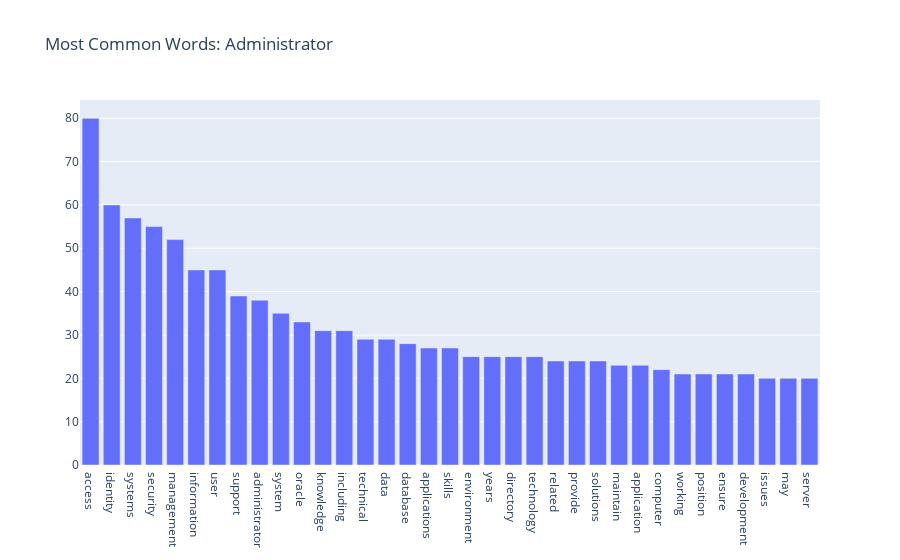
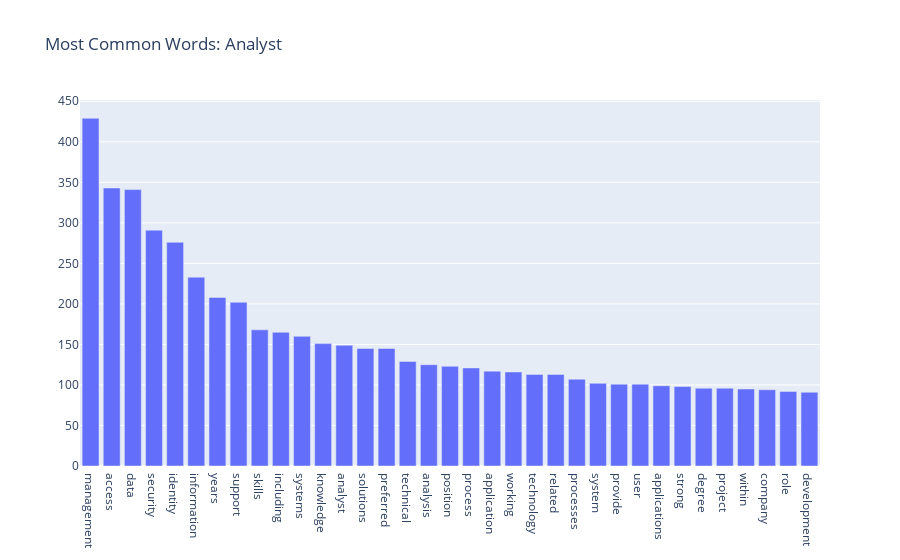
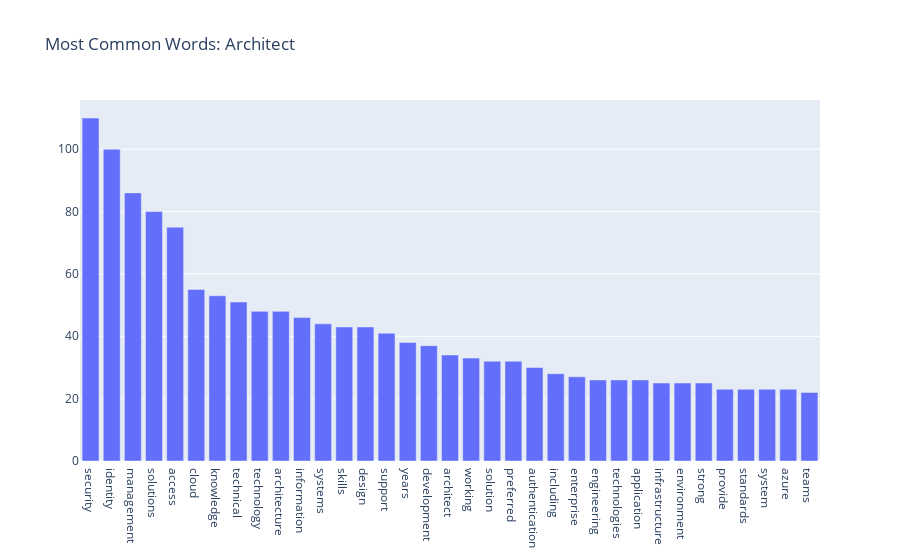
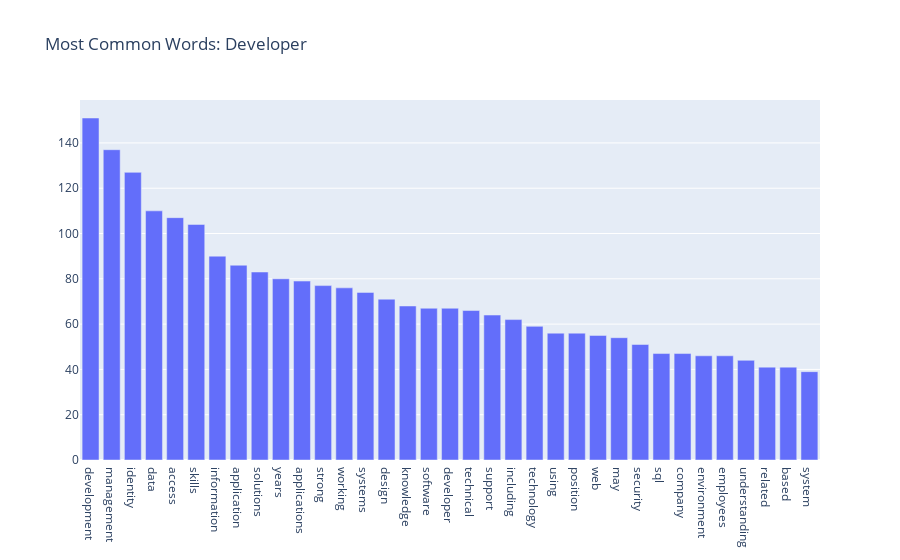

Source (notebook cell) for these figures, in order:
### Markdown cell above
## 3. Graph Frequent Words

### Code cell
# Admin
data = FreqDist(administrator_text_processed).most_common(35)
fig = go.Figure()
fig.add_trace(go.Bar(x= [data[i][0] for i in range(len(data))], y=[data[i][1] for i in range(len(data))]))
fig.update_layout(title = "Most Common Words: Administrator")
fig.show()

#Analyst
data = FreqDist(analyst_text_processed).most_common(35)
fig = go.Figure()
fig.add_trace(go.Bar(x= [data[i][0] for i in range(len(data))], y=[data[i][1] for i in range(len(data))]))
fig.update_layout(title = "Most Common Words: Analyst")
fig.show()

# Architect
data = FreqDist(architect_text_processed).most_common(35)
fig = go.Figure()
fig.add_trace(go.Bar(x= [data[i][0] for i in range(len(data))], y=[data[i][1] for i in range(len(data))]))
fig.update_layout(title = "Most Common Words: Architect")
fig.show()

data = FreqDist(developer_text_processed).most_common(35)
fig = go.Figure()
fig.add_trace(go.Bar(x= [data[i][0] for i in range(len(data))], y=[data[i][1] for i in range(len(data))]))
fig.update_layout(title = "Most Common Words: Developer")
fig.show()

data = FreqDist(engineer_text_processed).most_common(35)
fig = go.Figure()
fig.add_trace(go.Bar(x= [data[i][0] for i in range(len(data))], y=[data[i][1] for i in range(len(data))]))
fig.update_layout(title = "Most Common Words: Engineer")
fig.show()

data = FreqDist(leadership_text_processed).most_common(35)
fig = go.Figure()
fig.add_trace(go.Bar(x= [data[i][0] for i in range(len(data))], y=[data[i][1] for i in range(len(data))]))
fig.update_layout(title = "Most Common Words: Leadership")
fig.show()

data = FreqDist(manager_text_processed).most_common(35)
fig = go.Figure()
fig.add_trace(go.Bar(x= [data[i][0] for i in range(len(data))], y=[data[i][1] for i in range(len(data))]))
fig.update_layout(title = "Most Common Words: Manager")
fig.show()

data = FreqDist(specialist_text_processed).most_common(35)
fig = go.Figure()
fig.add_trace(go.Bar(x= [data[i][0] for i in range(len(data))], y=[data[i][1] for i in range(len(data))]))
fig.update_layout(title = "Most Common Words: Specialist")
fig.show()

### Figure 1 — Plotly figure (JSON) as saved in the notebook; plotly's stock layout.template omitted (floating-point values rounded to 4 significant figures)
{"data": [{"type": "bar", "x": ["access", "identity", "systems", "security", "management", "information", "user", "support", "administrator", "system", "oracle", "knowledge", "including", "technical", "data", "database", "applications", "skills", "environment", "years", "directory", "technology", "related", "provide", "solutions", "maintain", "application", "computer", "working", "position", "ensure", "development", "issues", "may", "server"], "y": [80, 60, 57, 55, 52, 45, 45, 39, 38, 35, 33, 31, 31, 29, 29, 28, 27, 27, 25, 25, 25, 25, 24, 24, 24, 23, 23, 22, 21, 21, 21, 21, 20, 20, 20]}], "layout": {"title": {"text": "Most Common Words: Administrator"}}}

### Figure 2 — Plotly figure (JSON) as saved in the notebook; plotly's stock layout.template omitted (floating-point values rounded to 4 significant figures)
{"data": [{"type": "bar", "x": ["management", "access", "data", "security", "identity", "information", "years", "support", "skills", "including", "systems", "knowledge", "analyst", "solutions", "preferred", "technical", "analysis", "position", "process", "application", "working", "technology", "related", "processes", "system", "provide", "user", "applications", "strong", "degree", "project", "within", "company", "role", "development"], "y": [429, 343, 341, 291, 276, 233, 208, 202, 168, 165, 160, 151, 149, 145, 145, 129, 125, 123, 121, 117, 116, 113, 113, 107, 102, 101, 101, 99, 98, 96, 96, 95, 94, 92, 91]}], "layout": {"title": {"text": "Most Common Words: Analyst"}}}

### Figure 3 — Plotly figure (JSON) as saved in the notebook; plotly's stock layout.template omitted (floating-point values rounded to 4 significant figures)
{"data": [{"type": "bar", "x": ["security", "identity", "management", "solutions", "access", "cloud", "knowledge", "technical", "technology", "architecture", "information", "systems", "skills", "design", "support", "years", "development", "architect", "working", "solution", "preferred", "authentication", "including", "enterprise", "engineering", "technologies", "application", "infrastructure", "environment", "strong", "provide", "standards", "system", "azure", "teams"], "y": [110, 100, 86, 80, 75, 55, 53, 51, 48, 48, 46, 44, 43, 43, 41, 38, 37, 34, 33, 32, 32, 30, 28, 27, 26, 26, 26, 25, 25, 25, 23, 23, 23, 23, 22]}], "layout": {"title": {"text": "Most Common Words: Architect"}}}

### Figure 4 — Plotly figure (JSON) as saved in the notebook; plotly's stock layout.template omitted (floating-point values rounded to 4 significant figures)
{"data": [{"type": "bar", "x": ["development", "management", "identity", "data", "access", "skills", "information", "application", "solutions", "years", "applications", "strong", "working", "systems", "design", "knowledge", "software", "developer", "technical", "support", "including", "technology", "using", "position", "web", "may", "security", "sql", "company", "environment", "employees", "understanding", "related", "based", "system"], "y": [151, 137, 127, 110, 107, 104, 90, 86, 83, 80, 79, 77, 76, 74, 71, 68, 67, 67, 66, 64, 62, 59, 56, 56, 55, 54, 51, 47, 47, 46, 46, 44, 41, 41, 39]}], "layout": {"title": {"text": "Most Common Words: Developer"}}}
